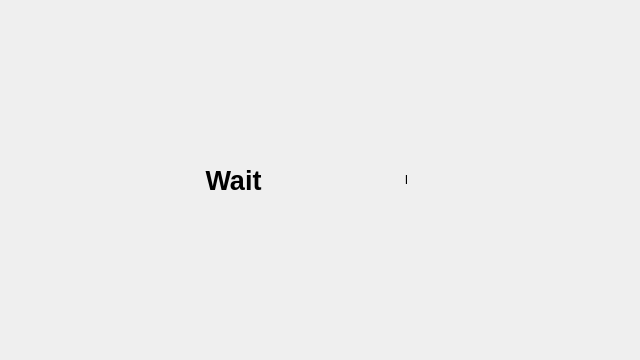
<?xml version="1.0" encoding="UTF-8"?>
<ui version="4.0">
 <class>Form</class>
 <widget class="QWidget" name="Form">
  <property name="geometry">
   <rect>
    <x>0</x>
    <y>0</y>
    <width>640</width>
    <height>360</height>
   </rect>
  </property>
  <property name="windowTitle">
   <string>Form</string>
  </property>
  <layout class="QVBoxLayout" name="verticalLayout" stretch="1,1,1">
   <item>
    <spacer name="verticalSpacer">
     <property name="orientation">
      <enum>Qt::Vertical</enum>
     </property>
     <property name="sizeHint" stdset="0">
      <size>
       <width>20</width>
       <height>40</height>
      </size>
     </property>
    </spacer>
   </item>
   <item>
    <layout class="QHBoxLayout" name="horizontalLayout" stretch="3,2,1,2,3">
     <item>
      <spacer name="horizontalSpacer">
       <property name="orientation">
        <enum>Qt::Horizontal</enum>
       </property>
       <property name="sizeHint" stdset="0">
        <size>
         <width>40</width>
         <height>20</height>
        </size>
       </property>
      </spacer>
     </item>
     <item>
      <widget class="QLabel" name="label">
       <property name="font">
        <font>
         <pointsize>20</pointsize>
         <weight>75</weight>
         <bold>true</bold>
        </font>
       </property>
       <property name="text">
        <string>Wait</string>
       </property>
       <property name="alignment">
        <set>Qt::AlignCenter</set>
       </property>
      </widget>
     </item>
     <item>
      <spacer name="horizontalSpacer_3">
       <property name="orientation">
        <enum>Qt::Horizontal</enum>
       </property>
       <property name="sizeHint" stdset="0">
        <size>
         <width>40</width>
         <height>20</height>
        </size>
       </property>
      </spacer>
     </item>
     <item>
      <widget class="QLabel" name="lb_status">
       <property name="text">
        <string>I</string>
       </property>
       <property name="alignment">
        <set>Qt::AlignCenter</set>
       </property>
      </widget>
     </item>
     <item>
      <spacer name="horizontalSpacer_2">
       <property name="orientation">
        <enum>Qt::Horizontal</enum>
       </property>
       <property name="sizeHint" stdset="0">
        <size>
         <width>40</width>
         <height>20</height>
        </size>
       </property>
      </spacer>
     </item>
    </layout>
   </item>
   <item>
    <spacer name="verticalSpacer_2">
     <property name="orientation">
      <enum>Qt::Vertical</enum>
     </property>
     <property name="sizeHint" stdset="0">
      <size>
       <width>20</width>
       <height>40</height>
      </size>
     </property>
    </spacer>
   </item>
  </layout>
 </widget>
 <resources/>
 <connections/>
</ui>
